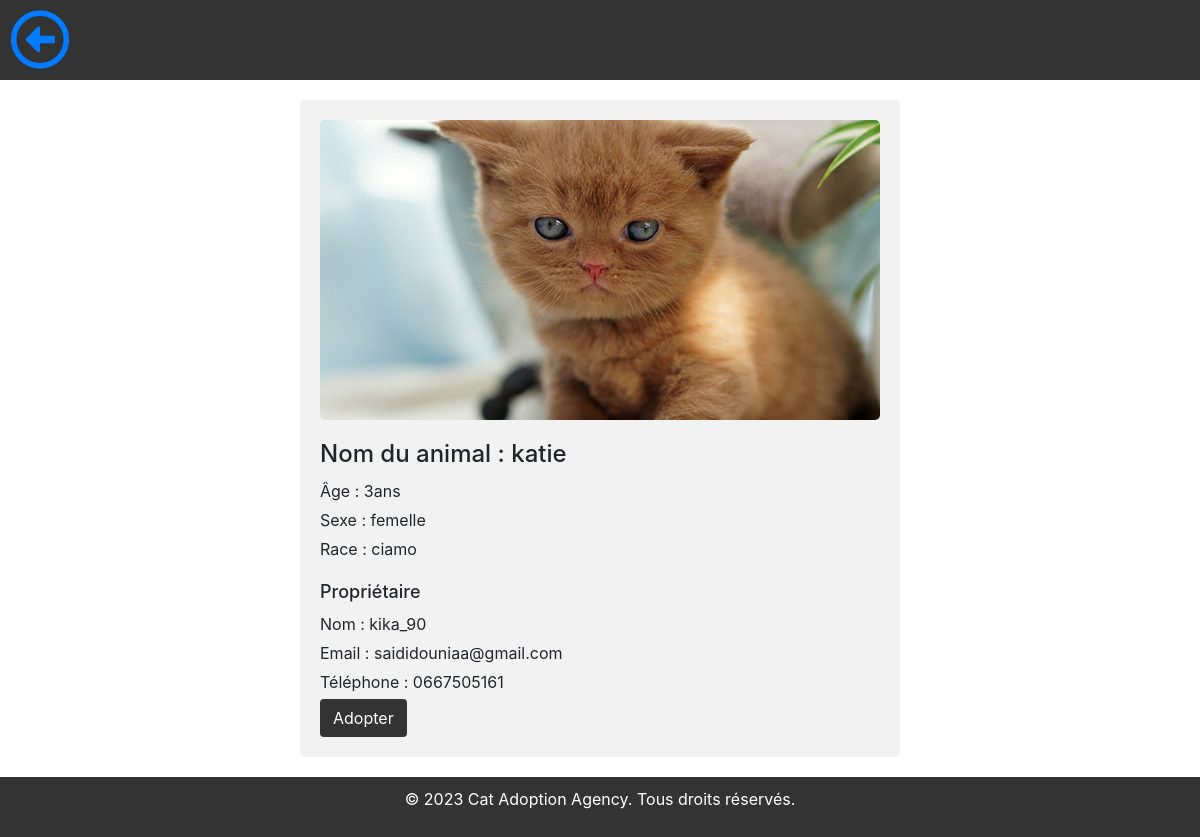
Page /mypet/mypet_details/13 on the committed database.
### mypet/models.py (models this page shows)
class annonce(models.Model):
    GENDER_CHOICES = [
        ('male', 'Male'),
        ('female', 'Female'),
    ]
    user = models.ForeignKey(MyUser, on_delete=models.CASCADE)
    nom_animal = models.CharField(max_length=255)
    espece = models.CharField(max_length=255)
    race = models.CharField(max_length=255)
    age = models.PositiveIntegerField()
    image = models.ImageField(upload_to=filepath, null=True, blank=True)
    sex = models.CharField(max_length=10, choices=GENDER_CHOICES)

class MyUser(AbstractUser):
    phone = models.CharField(max_length=20)

### mypet/views.py (the view)
# urls.py: path('mypet_details/<int:id>',views.mypet_details,name='mypet_details'),
def mypet_details(request, id):
    Annonce = annonce.objects.select_related('user').get(id=id)
    context = {
        'annonce': Annonce,
    }
    return render(request, 'test.html', context)

### mypet/templates/test.html (shortened to what this page needs)
<!DOCTYPE html>
<html>
<head>
  {% load static %}
  <link rel="stylesheet" type="text/css" href="{% static 'style.css' %}">
  <link href="https://use.fontawesome.com/releases/v5.6.1/css/all.css" rel="stylesheet">
  <link rel="stylesheet" href="https://cdnjs.cloudflare.com/ajax/libs/font-awesome/4.7.0/css/font-awesome.min.css">
  <link rel="stylesheet" href="https://cdn.jsdelivr.net/npm/bootstrap@4.0.0/dist/css/bootstrap.min.css">
{% load static %}
</head>
<body>
  <header>
    <a href="{% url 'home' %}"><i class='far fa-arrow-alt-circle-left' style='font-size:60px'></i></a>
  </header>
  <section class="cat-details">
    <img src="{% static 'images1/cat.jpg' %}" alt="Chat à adopter">
    <h2>Nom du animal : {{annonce.nom_animal}}</h2>
    <p>Âge : {{annonce.age}}ans</p>
    <p>Sexe : {{annonce.sex}}</p>
    <p>Race : {{annonce.race}}</p>
    <div class="owner-details">
      <h3>Propriétaire</h3>
      <p>Nom : {{ annonce.user.username }}</p>
      <p>Email : {{ annonce.user.email }}</p>
      <p>Téléphone : {{ annonce.user.phone }}</p>
    </div>
    <a href="#" class="btn">Adopter</a>
  </section>
  <footer>
    <p>&copy; 2023 Cat Adoption Agency. Tous droits réservés.</p>
  </footer>
</body>
</html>

### mypet/static/style.css (style rules this page uses)
body { margin: 0; font-family: Arial, sans-serif; }
header { background-color: #333; color: #fff; padding: 10px; }
.cat-details { max-width: 600px; margin: 20px auto; padding: 20px; background-color: #f2f2f2; border-radius: 5px; }
.cat-details img { width: 100%; max-height: 300px; object-fit: cover; border-radius: 5px; margin-bottom: 20px; }
.cat-details h2 { font-size: 24px; margin-bottom: 10px; }
.cat-details p { margin-bottom: 5px; }
.owner-details { margin-top: 20px; }
.owner-details h3 { font-size: 18px; margin-bottom: 10px; }
.btn { display: inline-block; padding: 10px 20px; background-color: #333; color: #fff; text-decoration: none; border-radius: 5px; }
footer { background-color: #333; color: #fff; text-align: center; padding: 10px; }

### rows in the picture
annonce: nom_animal "katie", age "3", sex "femelle", race "ciamo", user.username "kika_90", user.email "saididouniaa@gmail.com", user.phone "0667505161"
